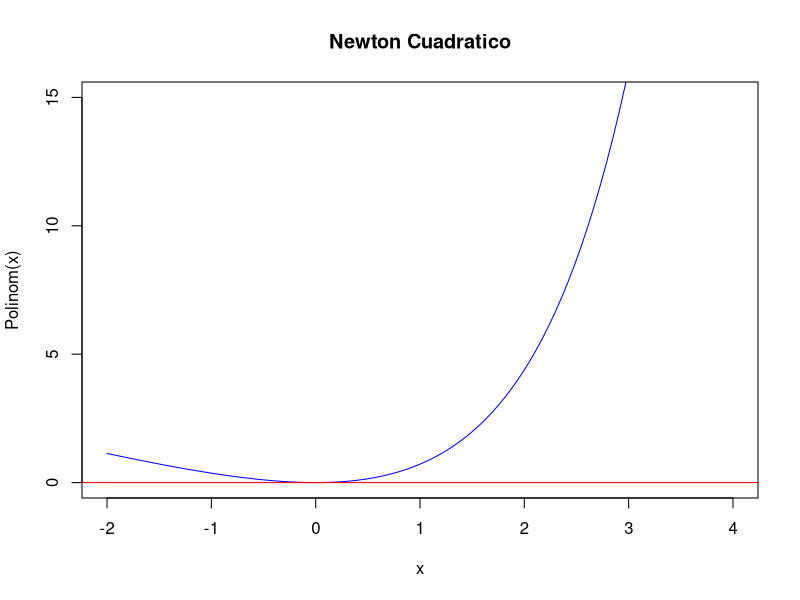

Write the R code that produced this figure.


#polinomio en una variable
polinomio = expression (exp(x) - x-1) 
#Al coger el polinomio le hicimos la derivada
derivada = D(polinomio, "x") 
#Variables
x = 0 ;
xaproximado = 0.000005
resultado = c(0)

i =1
#Inicio del while
while ( x != xaproximado) {
  
  x = xaproximado 
  reemplazarPoli = eval(polinomio)
  
  remplazarDeri = eval(derivada) 
  
  xaproximado = x - (reemplazarPoli/remplazarDeri) 
  resultado[i] =x
  i = i +1
}
#Grafica de la funcion

Polinom =function(x)(exp(x) - x-1)
curve(Polinom,-2,4,100, ylim = c(0,15),main = "Newton Cuadratico",col ="blue")

abline(0,0,col="red")

#Tabla

tabla = data.frame(resultado)
tabla
